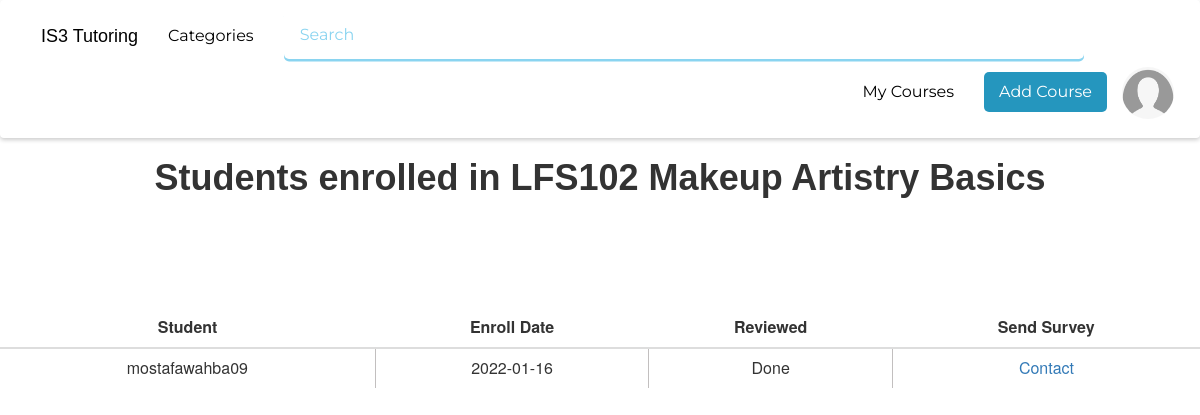
Page /src/view/viewStudentsEnrolled.php?id=5 (signed in) on the committed database.
### tables this page shows
CREATE TABLE `courses` (
  `CourseID` int(11) NOT NULL,
  `Code` varchar(8) NOT NULL,
  `Title` varchar(50) NOT NULL,
  `Description` text NOT NULL,
  `Hours` int(11) NOT NULL,
  `Level` varchar(15) NOT NULL,
  `Price` int(11) NOT NULL,
  `Approved` tinyint(1) DEFAULT NULL,
  `CreatedBy` int(11) NOT NULL,
  `Categories` varchar(25) NOT NULL,
  `Overview` varchar(255) DEFAULT NULL,
  `Thumbnail` varchar(255) DEFAULT NULL
);

CREATE TABLE `enroll` (
  `UserID` int(11) NOT NULL,
  `CourseID` int(11) NOT NULL,
  `EnrollDate` date NOT NULL,
  `Done` tinyint(1) NOT NULL
);

CREATE TABLE `users` (
  `UserID` int(11) NOT NULL,
  `Username` varchar(25) NOT NULL,
  `Password` varchar(255) NOT NULL,
  `FirstName` varchar(25) NOT NULL,
  `LastName` varchar(25) NOT NULL,
  `Email` varchar(25) NOT NULL,
  `PhoneNumber` varchar(25) DEFAULT NULL,
  `Country` varchar(25) DEFAULT NULL,
  `BirthDate` date NOT NULL,
  `UserType` varchar(15) NOT NULL
);

### src/public/is3library.php (called while the page is built, shortened)
<?php
$conn = "";
function getUsername($UserID)
{
    $sql = "SELECT * FROM users WHERE UserID =". $UserID;
    $result = $GLOBALS['conn']->query($sql);
    $userData = mysqli_fetch_array($result);
    return $userData[1];
}
function getCourseTitle($CourseID)
{
    $sql = "SELECT * FROM courses WHERE CourseID =". $CourseID;
    $result = $GLOBALS['conn']->query($sql);
    $userData = mysqli_fetch_array($result);
    return $userData[1]." ".$userData[2];
}
        ?>

### src/view/viewStudentsEnrolled.php (the view, shortened to what this page needs)
<link rel="stylesheet" href="https://maxcdn.bootstrapcdn.com/bootstrap/3.4.1/css/bootstrap.min.css">
<link rel="stylesheet" href="https://cdnjs.cloudflare.com/ajax/libs/font-awesome/5.8.2/css/all.min.css">
<link rel="stylesheet" href="https://maxcdn.bootstrapcdn.com/bootstrap/3.3.7/css/bootstrap.min.css">
<link rel="stylesheet" href="https://cdnjs.cloudflare.com/ajax/libs/font-awesome/5.8.2/css/all.min.css">
<link rel="stylesheet" href="../../CSS/view.css">
<?php
include_once "/xampp/htdocs/IS3-Online-Tutoring/src/public/Menu.php";
include_once "/xampp/htdocs/IS3-Online-Tutoring/src/public/is3library.php";
$CourseID = $_GET["id"];
$getEnrolledQuery = "SELECT * FROM enroll WHERE CourseID= '$CourseID'";
$result = $conn->query($getEnrolledQuery);
?>
<div class="page-title">
    <h1>Students enrolled in <?php echo getCourseTitle($CourseID)?></h1>
</div>
<table class="table table-hover">
<thead>
<tr>
<th class="text-center">Student</th>
<th class="text-center">Enroll Date</th>
<th class="text-center">Reviewed</th>
<th class="text-center">Send Survey</th>
</tr>
</thead>
<tbody>
<?php
while($row = $result->fetch_array(MYSQLI_ASSOC)) {
    $UserID = $row['UserID'];
    $EnrollDate = $row['EnrollDate'];
    $getRatedQuery = "SELECT * FROM Ratings WHERE courseID= '$CourseID' AND UserID = '$UserID'" ;
    $return = $conn->query($getRatedQuery);
    $row2 = $return->fetch_array(MYSQLI_ASSOC);
    echo "<tr>";
    echo "<td>". getUsername($UserID) ."</td> ";
    echo "<td> $EnrollDate </td> ";
    if($row2){
        echo "<td>Done</td>";
        }else{
        echo "<td> x</td>";
    }
    echo "<td> <a href=/IS3-Online-Tutoring/src/actions/PushNotification.php?UserID=$UserID&CourseID=$CourseID> Contact</a></td></td>";
    echo "</tr>";
}
    echo "</tbody>";
    echo "</table>";
?>

### CSS/view.css (style rules this page uses)
table { text-align: center; margin-top: 50px; }
th { text-align: center; }
table td + td { border-left:1px solid rgb(194, 191, 191); }
h1 { font-family: 'Sora', sans-serif; font-weight: 700; font-size: 28px; width: 100%; height: 40px; margin-Bottom: 30px; height: 40px; color:#2596be }
.page-title { width: 100%; height: 100px; }
.page-title>h1 { font-family: 'Sora', sans-serif; font-weight: 700; height: 40px; text-align: center; }
thead { text-align: center; }

### CSS/menu.css (style rules this page uses)
html, body { height: 100%; width: 100%; margin:0; }
::placeholder { color: #8ad4f0; }

### rows in the picture
courses: getCourseTitle($CourseID) "LFS102 Makeup Artistry Basics"
enroll: UserID.Username "mostafawahba09", EnrollDate "2022-01-16"
